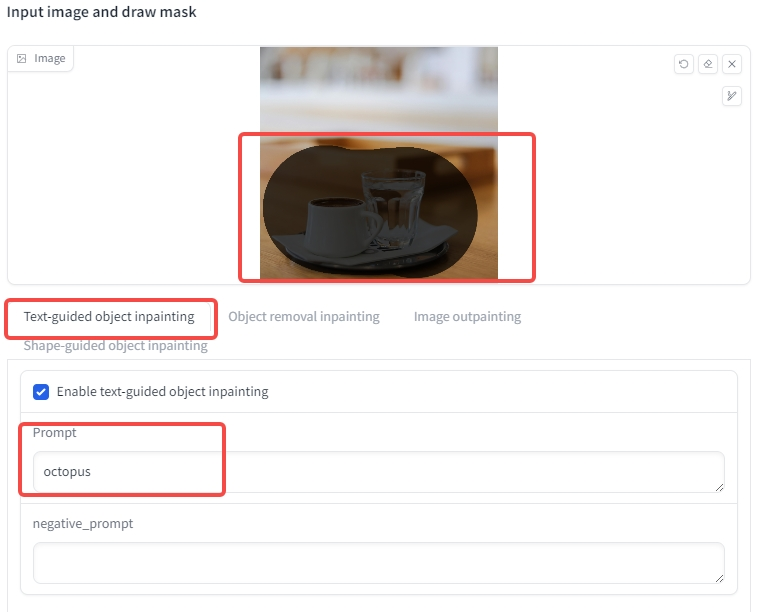
#> input picture PowerPaint/assets/control_input.jpg, 763 x 612 px
$ python -i visual_prompt_generator.py   (imports and definitions only)
#> lines starting #> are read from the running program, lines starting #| are printed output that depends on the picture
# This is the script to generate visual prompt.
# Modified from https://github.com/WisconsinAIVision/ViP-LLaVA
import math
import random
import numpy as np
from PIL import Image, ImageDraw
from shapely import affinity
from shapely.ops import unary_union
from shapely.geometry import Point, Polygon
from scipy.stats import multivariate_normal


color_pool = {
    "red": (255, 0, 0),
    "lime": (0, 255, 0),
    "blue": (0, 0, 255),
    "yellow": (255, 255, 0),
    "fuchsia": (255, 0, 255),
    "aqua": (0, 255, 255),
    "orange": (255, 165, 0),
    "purple": (128, 0, 128),
    "gold": (255, 215, 0),
}


words_shape = {
    "rectangle": ["within", "rectangle"],
    "ellipse": ["within", "ellipse"],
    "triangle": ["with", "triangle"],
    "point": ["at", "point"],
    "scribble": ["with", "scribble"],
    "mask contour": ["with", "mask contour"],
    "mask": ["with", "mask"],
    "arrow": ["pointed to by", "arrow"],
}


# [374 lines left out: functions draw_arrow, draw_rectangle, draw_ellipse, is_max_angle_less_than_150, get_random_point_within_bbox, is_triangle_area_sufficient and 6 more, not called in this run]


def image_blending(
    image,
    shape="rectangle",
    bbox_coord=None,
    segmentation=None,
    image_size_anchor=336,
    rgb_value=None,
    visual_prompt_style="",
    alpha=None,
    width=None,
):
    if len(bbox_coord) == 4:
        min_length = min(bbox_coord[2] - bbox_coord[0], bbox_coord[3] - bbox_coord[1])
    elif len(bbox_coord) == 8:
        x_coords = bbox_coord[0::2]
        y_coords = bbox_coord[1::2]
        min_length = min(max(x_coords) - min(x_coords), max(y_coords) - min(y_coords)
        )
    else:
        raise ValueError("Invalid bounding box coordinates")

    image = image.convert("RGB")
    img_width, img_height = image.size
    max_image_size = max(img_width, img_height)
    visual_prompt_img = Image.new("RGBA", (img_width, img_height), (0, 0, 0, 0))
    visual_prompt_img_canvas = ImageDraw.Draw(visual_prompt_img)
    color, rgb_value = random.choice(list(color_pool.items()))
    if alpha == None:
        alpha = random.randint(96, 255) if shape != "mask" else random.randint(48, 128)
    color_alpha = rgb_value + (alpha,)
    if segmentation != None:
        try:
            polygons = []
            for segmentation_coord in segmentation:
                mask_polygon = Polygon(
                    [
                        (segmentation_coord[i], segmentation_coord[i + 1])
                        for i in range(0, len(segmentation_coord), 2)
                    ]
                )
                polygons.append(mask_polygon)
            mask_polygon = random.choice(polygons)
            try:
                all_polygons_union = unary_union(polygons)
            except:
                all_polygons_union = None
                # print('Error in all_polygons_union')
        except:
            mask_polygon = None
            # print('Error in Polygon Generation')

    else:
        all_polygons_union = mask_polygon = None

    # draw shapes
    if shape == "rectangle":
        line_width = (
            max(int(3 * max_image_size / image_size_anchor), 1)
            if visual_prompt_style == "constant"
            else min(
                max(
                    random.randint(
                        int(2 * max_image_size / image_size_anchor),
                        int(6 * max_image_size / image_size_anchor),
                    ),
                    1,
                ),
                int(min_length / 10),
            )
        )
        line_width = (
            max(int(width * max_image_size / image_size_anchor), 1)
            if width != None
            else line_width
        )
        draw_rectangle(visual_prompt_img_canvas, bbox_coord, color_alpha, line_width)
    elif shape == "ellipse":
        line_width = min(
            max(
                random.randint(
                    int(2 * max_image_size / image_size_anchor),
                    int(6 * max_image_size / image_size_anchor),
                ),
                1,
            ),
            int(min_length / 10),
        )
        line_width = (
            max(int(width * max_image_size / image_size_anchor), 1)
            if width != None
            else line_width
        )
        size_ratio = random.uniform(1, 1.5)  #
        draw_ellipse(
            visual_prompt_img_canvas,
            bbox_coord,
            all_polygons_union,
            color_alpha,
            line_width,
            size_ratio=size_ratio,
        )
    elif shape == "arrow":
        line_width = min(
            max(
                random.randint(
                    int(1 * max_image_size / image_size_anchor),
                    int(5 * max_image_size / image_size_anchor),
                ),
                1,
            ),
            int(min_length / 10),
        )
        line_width = (
            max(int(width * max_image_size / image_size_anchor), 1)
            if width != None
            else line_width
        )
        max_arrow_length = max(int(50 * max_image_size / image_size_anchor), 1)
        draw_arrow(
            visual_prompt_img_canvas,
            bbox_coord,
            color_alpha,
            line_width,
            max_image_size=max_image_size,
            max_arrow_length=max_arrow_length,
            image_size_anchor=image_size_anchor,
        )
    elif shape == "triangle":
        line_width = min(
            max(
                random.randint(
                    int(2 * max_image_size / image_size_anchor),
                    int(4 * max_image_size / image_size_anchor),
                ),
                1,
            ),
            int(min_length / 10),
        )
        line_width = (
            max(int(width * max_image_size / image_size_anchor), 1)
            if width != None
            else line_width
        )
        draw_rounded_triangle(
            visual_prompt_img_canvas,
            bbox_coord,
            all_polygons_union,
            color_alpha,
            line_width,
        )
    elif shape == "point":
        radius = min(
            max(
                random.randint(
                    int(2 * max_image_size / image_size_anchor),
                    int(4 * max_image_size / image_size_anchor),
                ),
                1,
            ),
            int(min_length / 2),
        )
        aspect_ratio = (
            1
            if random.random() < 0.5 or visual_prompt_style == "constant"
            else random.uniform(0.5, 2.0)
        )
        draw_point(
            visual_prompt_img_canvas,
            bbox_coord,
            mask_polygon,
            color_alpha,
            radius,
            aspect_ratio,
        )
    elif shape == "scribble":
        line_width = min(
            max(
                random.randint(
                    int(2 * max_image_size / image_size_anchor),
                    int(4 * max_image_size / image_size_anchor),
                ),
                1,
            ),
            int(min_length / 2),
        )
        line_width = (
            max(int(width * max_image_size / image_size_anchor), 1)
            if width != None
            else line_width
        )
        draw_scribble(
            visual_prompt_img_canvas,
            bbox_coord,
            mask_polygon,
            color_alpha,
            line_width,
            max_image_size=max_image_size,
            image_size_anchor=image_size_anchor,
        )
    elif shape == "mask":
        line_width = random.randint(
            int(0 * max_image_size / image_size_anchor),
            int(2 * max_image_size / image_size_anchor),
        )
        line_width = (
            max(int(width * max_image_size / image_size_anchor), 1)
            if width != None
            else line_width
        )
        draw_mask(
            visual_prompt_img_canvas, bbox_coord, segmentation, color_alpha, line_width
        )
    elif shape == "mask_contour":
        line_width = min(
            max(
                random.randint(
                    int(2 * max_image_size / image_size_anchor),
                    int(4 * max_image_size / image_size_anchor),
                ),
                1,
            ),
            int(min_length / 10),
        )
        line_width = (
            max(int(width * max_image_size / image_size_anchor), 1)
            if width != None
            else line_width
        )
        draw_mask_contour(
            visual_prompt_img_canvas, bbox_coord, segmentation, color_alpha, line_width
        )

    image = image.convert("RGBA")
    image = Image.alpha_composite(image, visual_prompt_img)
    image = image.convert("RGB")
    return color, image

>>> import cv2
>>> picture = cv2.imread('../../PowerPaint/assets/control_input.jpg', cv2.IMREAD_GRAYSCALE)
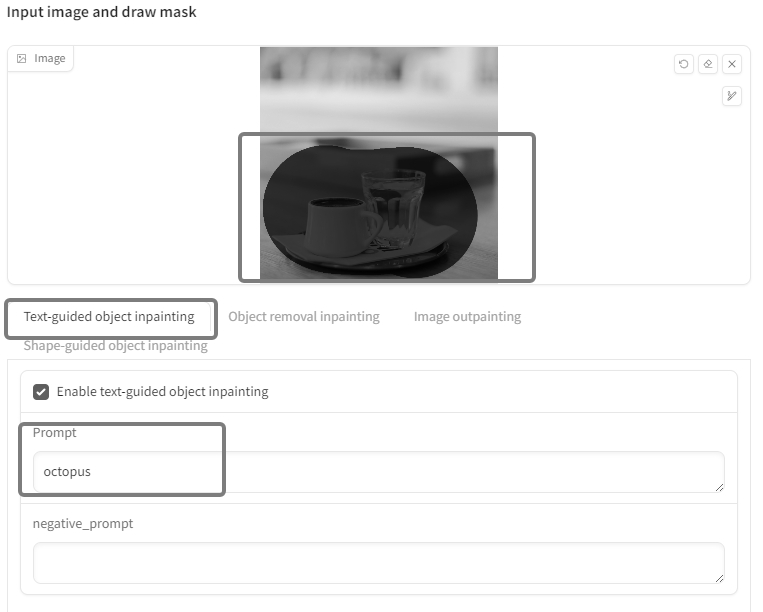
#> picture: shape (612, 763); min 1, max 255, mean 234.2
>>> result = image_blending(picture)
#> (the run stopped early here; a loop or call above may not have finished)

$ run again, on PowerPaint/assets/accurate_rabbit.jpg
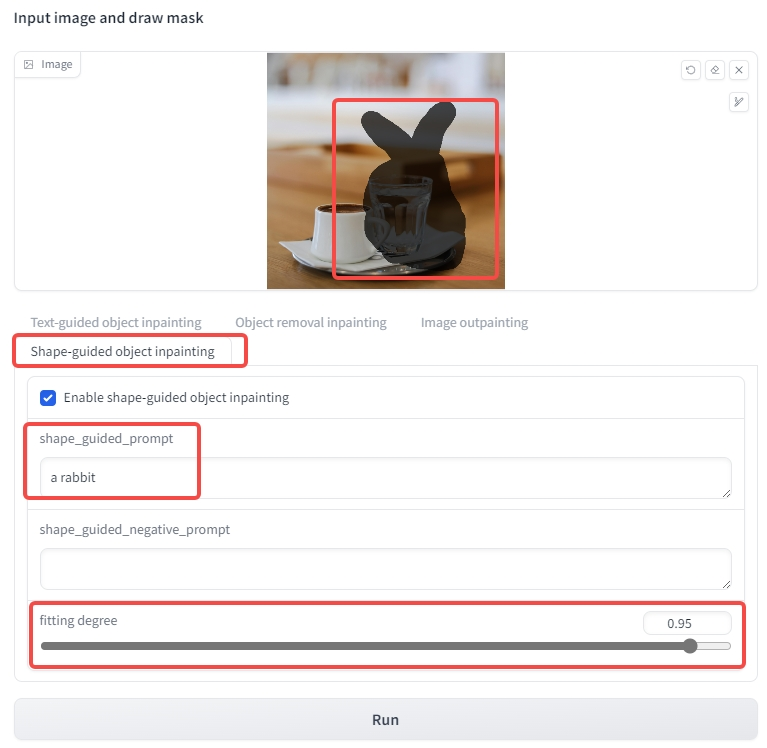
#> input picture PowerPaint/assets/accurate_rabbit.jpg, 767 x 748 px
#> `picture = cv2.imread('../../PowerPaint/assets/control_input.jpg', cv2...`:
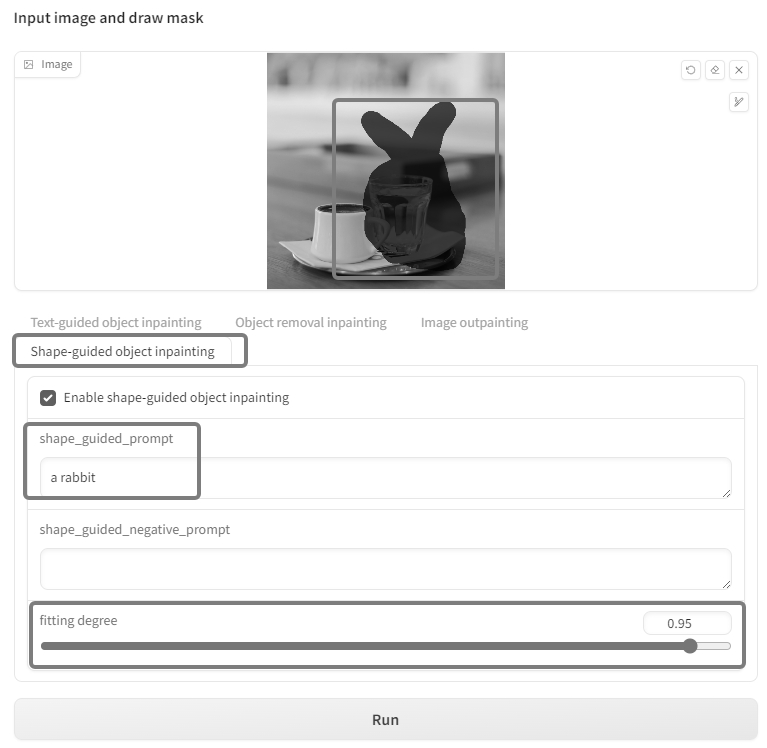
#> picture: shape (748, 767); min 2, max 255, mean 236

$ run again, on PowerPaint/assets/depth.jpg
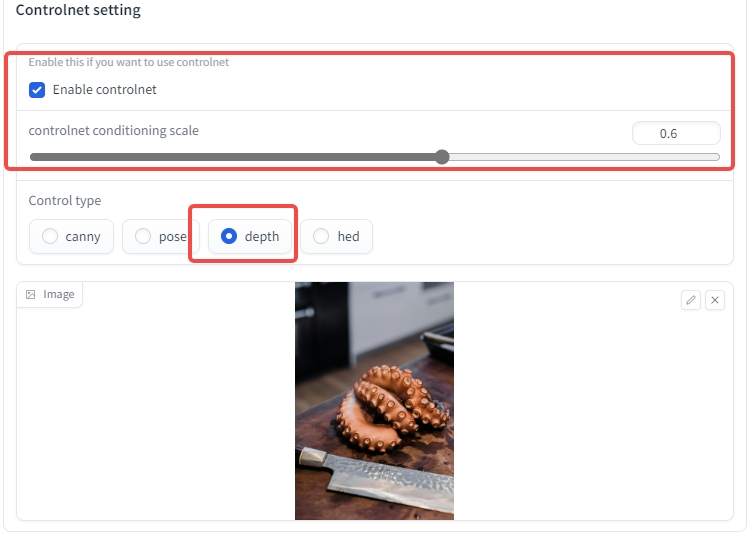
#> input picture PowerPaint/assets/depth.jpg, 753 x 540 px
#> `picture = cv2.imread('../../PowerPaint/assets/control_input.jpg', cv2...`:
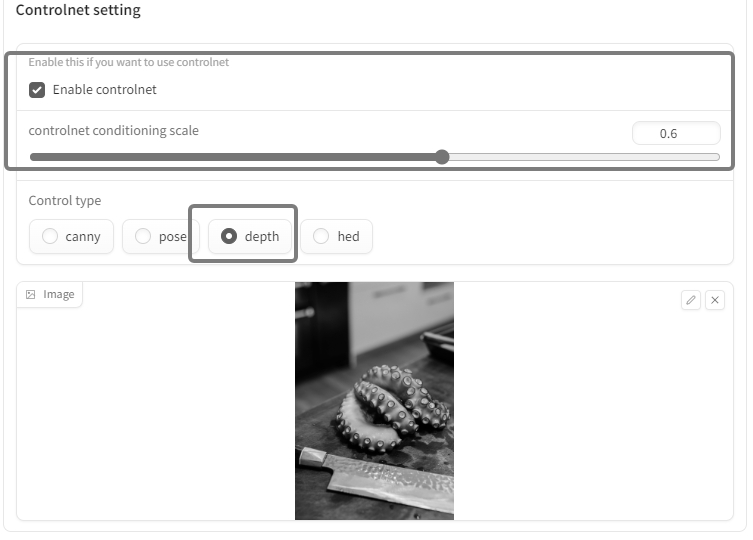
#> picture: shape (540, 753); min 0, max 255, mean 234.6

$ run again, on PowerPaint/assets/gradio_objremoval.jpg
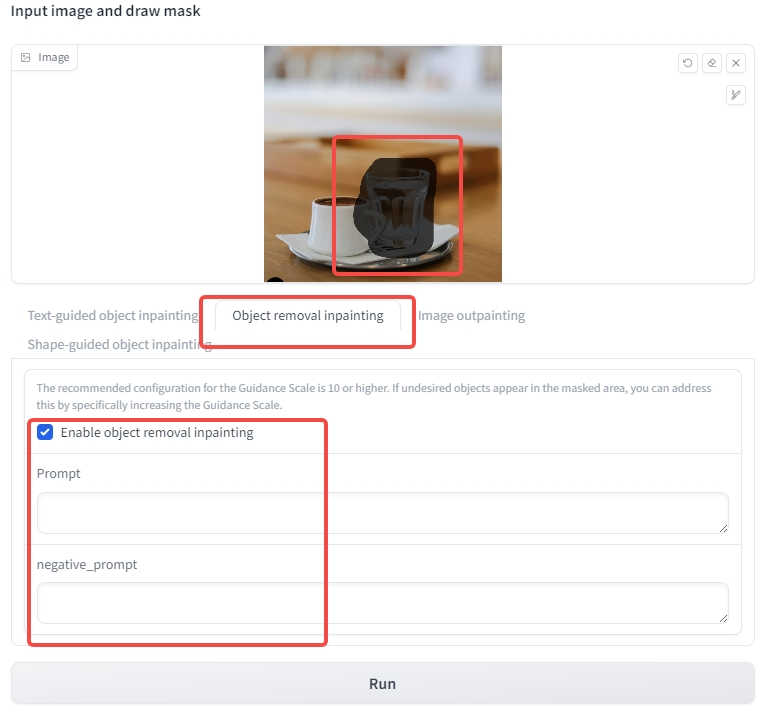
#> input picture PowerPaint/assets/gradio_objremoval.jpg, 766 x 715 px
#> `picture = cv2.imread('../../PowerPaint/assets/control_input.jpg', cv2...`:
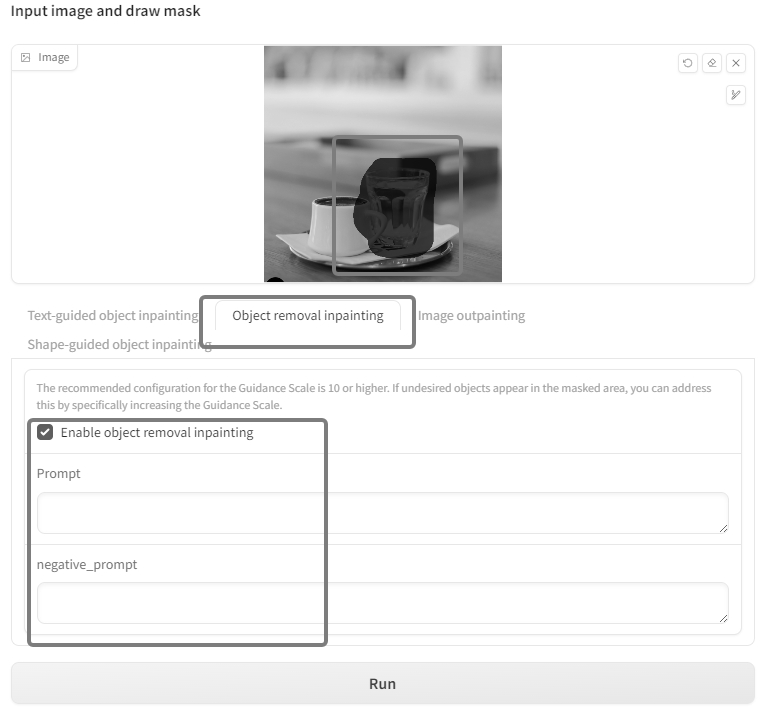
#> picture: shape (715, 766); min 0, max 255, mean 238.5
